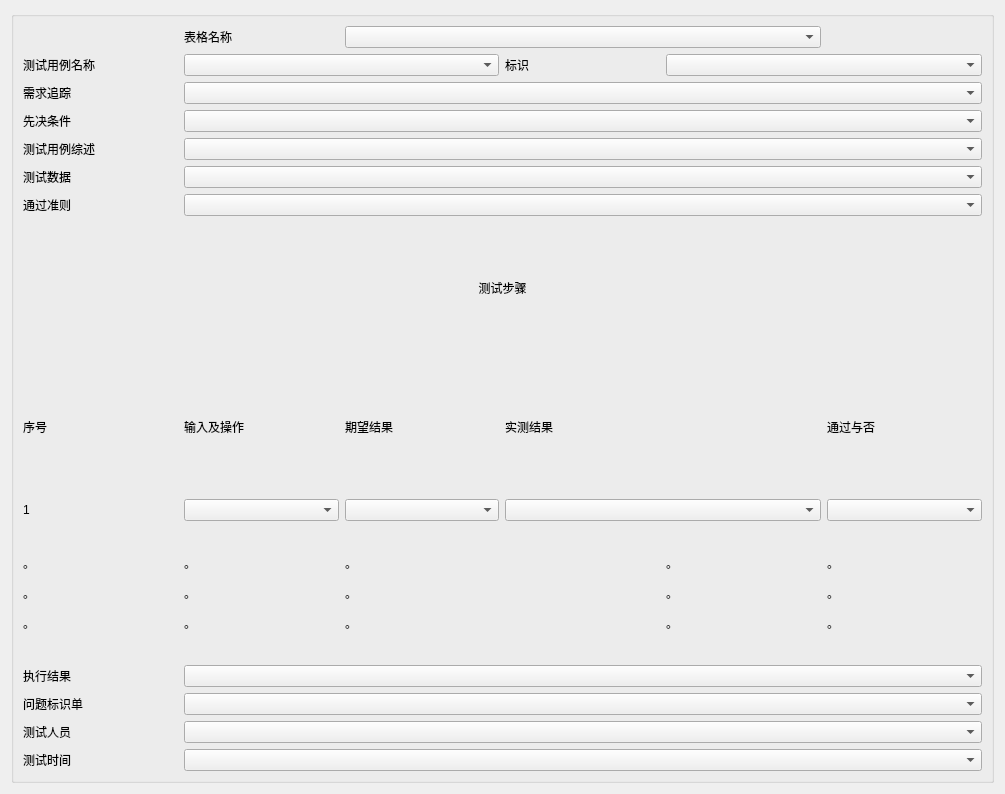
<?xml version="1.0" encoding="UTF-8"?>
<ui version="4.0">
 <class>Form</class>
 <widget class="QWidget" name="Form">
  <property name="geometry">
   <rect>
    <x>0</x>
    <y>0</y>
    <width>1005</width>
    <height>794</height>
   </rect>
  </property>
  <property name="windowTitle">
   <string>Form</string>
  </property>
  <layout class="QGridLayout" name="gridLayout_2">
   <item row="0" column="0">
    <widget class="QGroupBox" name="groupBox">
     <property name="title">
      <string/>
     </property>
     <layout class="QGridLayout" name="gridLayout">
      <item row="0" column="1">
       <widget class="QLabel" name="label">
        <property name="text">
         <string>表格名称</string>
        </property>
       </widget>
      </item>
      <item row="0" column="2" colspan="3">
       <widget class="QComboBox" name="combox_tablename"/>
      </item>
      <item row="1" column="0">
       <widget class="QLabel" name="label_2">
        <property name="text">
         <string>测试用例名称</string>
        </property>
       </widget>
      </item>
      <item row="1" column="1" colspan="2">
       <widget class="QComboBox" name="combox_casename"/>
      </item>
      <item row="1" column="3">
       <widget class="QLabel" name="label_4">
        <property name="text">
         <string>标识</string>
        </property>
       </widget>
      </item>
      <item row="1" column="4" colspan="2">
       <widget class="QComboBox" name="combox_caseID"/>
      </item>
      <item row="2" column="0">
       <widget class="QLabel" name="label_3">
        <property name="text">
         <string>需求追踪</string>
        </property>
       </widget>
      </item>
      <item row="2" column="1" colspan="5">
       <widget class="QComboBox" name="combox_requirement"/>
      </item>
      <item row="3" column="0">
       <widget class="QLabel" name="label_5">
        <property name="text">
         <string>先决条件</string>
        </property>
       </widget>
      </item>
      <item row="3" column="1" colspan="5">
       <widget class="QComboBox" name="combox_condition"/>
      </item>
      <item row="4" column="0">
       <widget class="QLabel" name="label_6">
        <property name="text">
         <string>测试用例综述</string>
        </property>
       </widget>
      </item>
      <item row="4" column="1" colspan="5">
       <widget class="QComboBox" name="combox_casetext"/>
      </item>
      <item row="5" column="0">
       <widget class="QLabel" name="label_32">
        <property name="text">
         <string>测试数据</string>
        </property>
       </widget>
      </item>
      <item row="5" column="1" colspan="5">
       <widget class="QComboBox" name="combox_testdata"/>
      </item>
      <item row="6" column="0">
       <widget class="QLabel" name="label_7">
        <property name="text">
         <string>通过准则</string>
        </property>
       </widget>
      </item>
      <item row="6" column="1" colspan="5">
       <widget class="QComboBox" name="combox_passcondition"/>
      </item>
      <item row="7" column="0" colspan="6">
       <widget class="QLabel" name="label_8">
        <property name="text">
         <string>测试步骤</string>
        </property>
        <property name="alignment">
         <set>Qt::AlignCenter</set>
        </property>
       </widget>
      </item>
      <item row="8" column="0">
       <widget class="QLabel" name="label_9">
        <property name="text">
         <string>序号</string>
        </property>
       </widget>
      </item>
      <item row="8" column="1">
       <widget class="QLabel" name="label_input">
        <property name="text">
         <string>输入及操作</string>
        </property>
       </widget>
      </item>
      <item row="8" column="2">
       <widget class="QLabel" name="label_11">
        <property name="text">
         <string>期望结果</string>
        </property>
       </widget>
      </item>
      <item row="8" column="3" colspan="2">
       <widget class="QLabel" name="label_12">
        <property name="text">
         <string>实测结果</string>
        </property>
       </widget>
      </item>
      <item row="8" column="5">
       <widget class="QLabel" name="label_13">
        <property name="text">
         <string>通过与否</string>
        </property>
       </widget>
      </item>
      <item row="9" column="0">
       <widget class="QLabel" name="label_27">
        <property name="text">
         <string>1</string>
        </property>
       </widget>
      </item>
      <item row="9" column="1">
       <widget class="QComboBox" name="combox_input"/>
      </item>
      <item row="9" column="2">
       <widget class="QComboBox" name="combox_expect"/>
      </item>
      <item row="9" column="3" colspan="2">
       <widget class="QComboBox" name="combox_result"/>
      </item>
      <item row="9" column="5">
       <widget class="QComboBox" name="combox_ispass"/>
      </item>
      <item row="10" column="0">
       <widget class="QLabel" name="label_33">
        <property name="text">
         <string>&lt;html&gt;&lt;head/&gt;&lt;body&gt;&lt;p&gt;。&lt;/p&gt;&lt;p&gt;。&lt;/p&gt;&lt;p&gt;。&lt;/p&gt;&lt;/body&gt;&lt;/html&gt;</string>
        </property>
       </widget>
      </item>
      <item row="10" column="1">
       <widget class="QLabel" name="label_54">
        <property name="text">
         <string>&lt;html&gt;&lt;head/&gt;&lt;body&gt;&lt;p&gt;。&lt;/p&gt;&lt;p&gt;。&lt;/p&gt;&lt;p&gt;。&lt;/p&gt;&lt;/body&gt;&lt;/html&gt;</string>
        </property>
       </widget>
      </item>
      <item row="10" column="2">
       <widget class="QLabel" name="label_55">
        <property name="text">
         <string>&lt;html&gt;&lt;head/&gt;&lt;body&gt;&lt;p&gt;。&lt;/p&gt;&lt;p&gt;。&lt;/p&gt;&lt;p&gt;。&lt;/p&gt;&lt;/body&gt;&lt;/html&gt;</string>
        </property>
       </widget>
      </item>
      <item row="10" column="4">
       <widget class="QLabel" name="label_56">
        <property name="text">
         <string>&lt;html&gt;&lt;head/&gt;&lt;body&gt;&lt;p&gt;。&lt;/p&gt;&lt;p&gt;。&lt;/p&gt;&lt;p&gt;。&lt;/p&gt;&lt;/body&gt;&lt;/html&gt;</string>
        </property>
       </widget>
      </item>
      <item row="10" column="5">
       <widget class="QLabel" name="label_57">
        <property name="text">
         <string>&lt;html&gt;&lt;head/&gt;&lt;body&gt;&lt;p&gt;。&lt;/p&gt;&lt;p&gt;。&lt;/p&gt;&lt;p&gt;。&lt;/p&gt;&lt;/body&gt;&lt;/html&gt;</string>
        </property>
       </widget>
      </item>
      <item row="11" column="0">
       <widget class="QLabel" name="label_28">
        <property name="text">
         <string>执行结果</string>
        </property>
       </widget>
      </item>
      <item row="11" column="1" colspan="5">
       <widget class="QComboBox" name="combox_totalresult"/>
      </item>
      <item row="12" column="0">
       <widget class="QLabel" name="label_29">
        <property name="text">
         <string>问题标识单</string>
        </property>
       </widget>
      </item>
      <item row="12" column="1" colspan="5">
       <widget class="QComboBox" name="combox_bugID"/>
      </item>
      <item row="13" column="0">
       <widget class="QLabel" name="label_30">
        <property name="text">
         <string>测试人员</string>
        </property>
       </widget>
      </item>
      <item row="13" column="1" colspan="5">
       <widget class="QComboBox" name="combox_testman"/>
      </item>
      <item row="14" column="0">
       <widget class="QLabel" name="label_31">
        <property name="text">
         <string>测试时间</string>
        </property>
       </widget>
      </item>
      <item row="14" column="1" colspan="5">
       <widget class="QComboBox" name="combox_testtime"/>
      </item>
     </layout>
    </widget>
   </item>
  </layout>
 </widget>
 <resources/>
 <connections/>
</ui>
